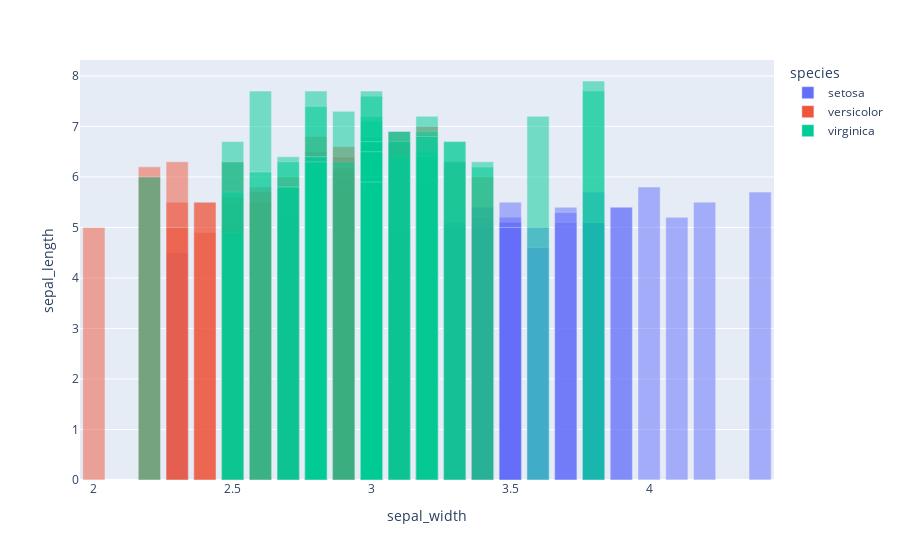

Notebook code for this chart:
### Code cell
fig = px.bar(iris, x="sepal_width", y="sepal_length", color="species", barmode="overlay")
fig.show()

### Figure 1 — Plotly figure (JSON) as saved in the notebook; plotly's stock layout.template omitted (floating-point values rounded to 4 significant figures)
{"data": [{"hovertemplate": "species=setosa<br>sepal_width=%{x}<br>sepal_length=%{y}<extra></extra>", "legendgroup": "setosa", "marker": {"color": "#636efa", "opacity": 0.5, "pattern": {"shape": ""}}, "name": "setosa", "orientation": "v", "showlegend": true, "textposition": "auto", "type": "bar", "x": [3.5, 3.0, 3.2, 3.1, 3.6, 3.9, 3.4, 3.4, 2.9, 3.1, 3.7, 3.4, 3.0, 3.0, 4.0, 4.4, 3.9, 3.5, 3.8, 3.8, 3.4, 3.7, 3.6, 3.3, 3.4, 3.0, 3.4, 3.5, 3.4, 3.2, 3.1, 3.4, 4.1, 4.2, 3.1, 3.2, 3.5, 3.1, 3.0, 3.4, 3.5, 2.3, 3.2, 3.5, 3.8, 3.0, 3.8, 3.2, 3.7, 3.3], "xaxis": "x", "y": [5.1, 4.9, 4.7, 4.6, 5.0, 5.4, 4.6, 5.0, 4.4, 4.9, 5.4, 4.8, 4.8, 4.3, 5.8, 5.7, 5.4, 5.1, 5.7, 5.1, 5.4, 5.1, 4.6, 5.1, 4.8, 5.0, 5.0, 5.2, 5.2, 4.7, 4.8, 5.4, 5.2, 5.5, 4.9, 5.0, 5.5, 4.9, 4.4, 5.1, 5.0, 4.5, 4.4, 5.0, 5.1, 4.8, 5.1, 4.6, 5.3, 5.0], "yaxis": "y"}, {"hovertemplate": "species=versicolor<br>sepal_width=%{x}<br>sepal_length=%{y}<extra></extra>", "legendgroup": "versicolor", "marker": {"color": "#EF553B", "opacity": 0.5, "pattern": {"shape": ""}}, "name": "versicolor", "orientation": "v", "showlegend": true, "textposition": "auto", "type": "bar", "x": [3.2, 3.2, 3.1, 2.3, 2.8, 2.8, 3.3, 2.4, 2.9, 2.7, 2.0, 3.0, 2.2, 2.9, 2.9, 3.1, 3.0, 2.7, 2.2, 2.5, 3.2, 2.8, 2.5, 2.8, 2.9, 3.0, 2.8, 3.0, 2.9, 2.6, 2.4, 2.4, 2.7, 2.7, 3.0, 3.4, 3.1, 2.3, 3.0, 2.5, 2.6, 3.0, 2.6, 2.3, 2.7, 3.0, 2.9, 2.9, 2.5, 2.8], "xaxis": "x", "y": [7.0, 6.4, 6.9, 5.5, 6.5, 5.7, 6.3, 4.9, 6.6, 5.2, 5.0, 5.9, 6.0, 6.1, 5.6, 6.7, 5.6, 5.8, 6.2, 5.6, 5.9, 6.1, 6.3, 6.1, 6.4, 6.6, 6.8, 6.7, 6.0, 5.7, 5.5, 5.5, 5.8, 6.0, 5.4, 6.0, 6.7, 6.3, 5.6, 5.5, 5.5, 6.1, 5.8, 5.0, 5.6, 5.7, 5.7, 6.2, 5.1, 5.7], "yaxis": "y"}, {"hovertemplate": "species=virginica<br>sepal_width=%{x}<br>sepal_length=%{y}<extra></extra>", "legendgroup": "virginica", "marker": {"color": "#00cc96", "opacity": 0.5, "pattern": {"shape": ""}}, "name": "virginica", "orientation": "v", "showlegend": true, "textposition": "auto", "type": "bar", "x": [3.3, 2.7, 3.0, 2.9, 3.0, 3.0, 2.5, 2.9, 2.5, 3.6, 3.2, 2.7, 3.0, 2.5, 2.8, 3.2, 3.0, 3.8, 2.6, 2.2, 3.2, 2.8, 2.8, 2.7, 3.3, 3.2, 2.8, 3.0, 2.8, 3.0, 2.8, 3.8, 2.8, 2.8, 2.6, 3.0, 3.4, 3.1, 3.0, 3.1, 3.1, 3.1, 2.7, 3.2, 3.3, 3.0, 2.5, 3.0, 3.4, 3.0], "xaxis": "x", "y": [6.3, 5.8, 7.1, 6.3, 6.5, 7.6, 4.9, 7.3, 6.7, 7.2, 6.5, 6.4, 6.8, 5.7, 5.8, 6.4, 6.5, 7.7, 7.7, 6.0, 6.9, 5.6, 7.7, 6.3, 6.7, 7.2, 6.2, 6.1, 6.4, 7.2, 7.4, 7.9, 6.4, 6.3, 6.1, 7.7, 6.3, 6.4, 6.0, 6.9, 6.7, 6.9, 5.8, 6.8, 6.7, 6.7, 6.3, 6.5, 6.2, 5.9], "yaxis": "y"}], "layout": {"barmode": "overlay", "legend": {"title": {"text": "species"}, "tracegroupgap": 0}, "margin": {"t": 60}, "xaxis": {"anchor": "y", "domain": [0, 1], "title": {"text": "sepal_width"}}, "yaxis": {"anchor": "x", "domain": [0, 1], "title": {"text": "sepal_length"}}}}
